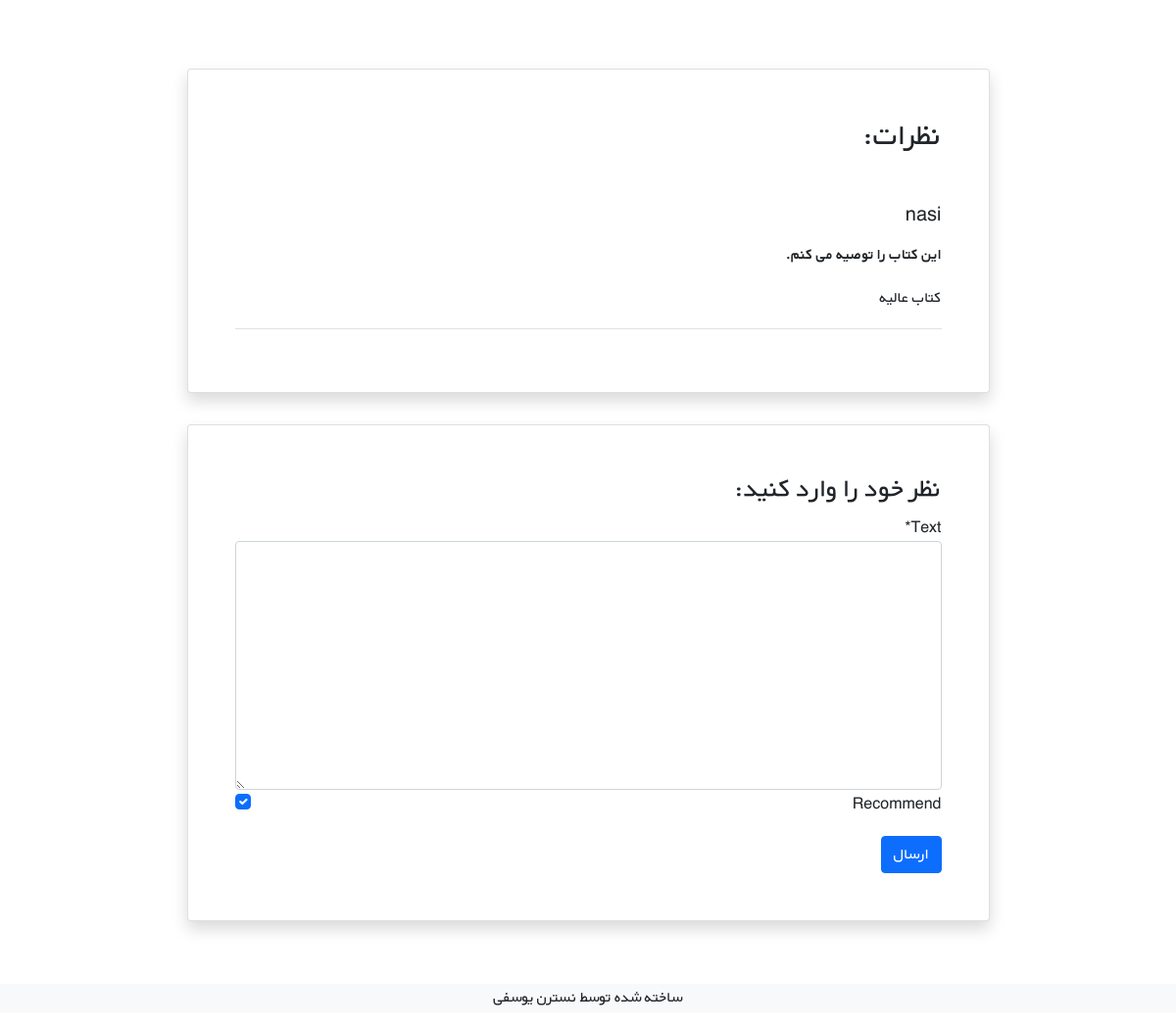
Page /books/2/ (signed in, lower part) on the earlier database version.
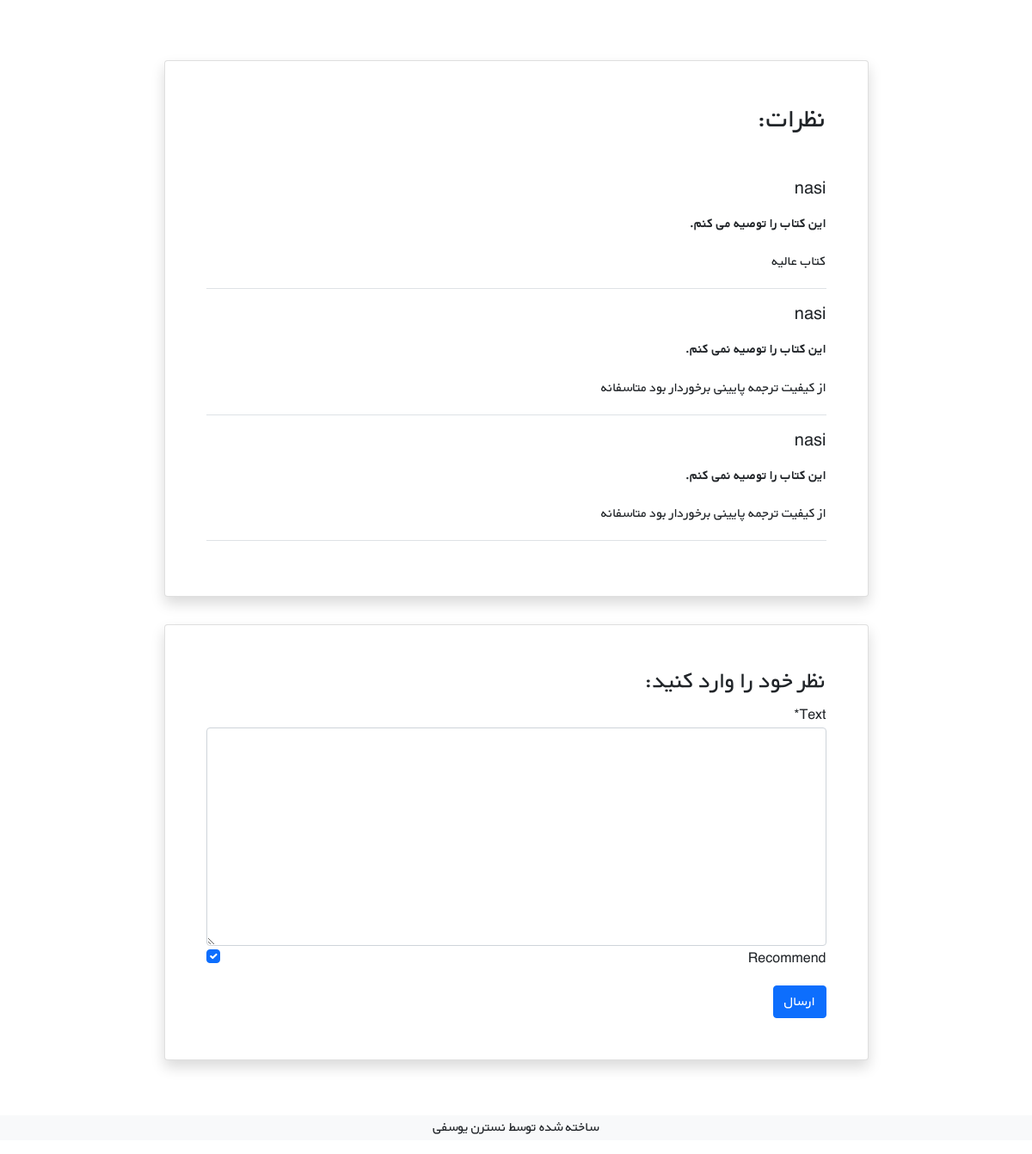
Same page on the later database version.
### books/models.py (models this page shows, shortened)
class Comment(models.Model):
    user = models.ForeignKey(get_user_model(),on_delete=models.CASCADE)
    book = models.ForeignKey(Book, on_delete=models.CASCADE, related_name='comments')
    text = models.TextField()
    datetime_create = models.DateTimeField(auto_now_add=True)
    is_active = models.BooleanField(default=True)
    recommend = models.BooleanField(default=True)

### accounts/models.py (models this page shows)
class CustomUser(AbstractUser):
    age = models.PositiveIntegerField(blank=True, null=True)

### books/views.py (the view, shortened to what this page needs)
# urls.py: path('<int:pk>/', views.book_detail_view, name='book_detail'),
@login_required
def book_detail_view(request, pk):
    book = get_object_or_404(Book, pk=pk)
    book_comments = book.comments.all()
    comment_form = CommentForm()
    context = {
        'book' : book,
        'comments' : book_comments,
        'comment_form' : comment_form,
    }
    return render(request, 'books/book_detail.html', context)

### books/forms.py
class CommentForm(forms.ModelForm):
    class Meta:
        model = Comment
        fields = ('text', 'recommend',)

### books/templates/books/book_detail.html (shortened to what this page needs)
{% extends '_base.html' %}
{% load crispy_forms_tags %}
{% block content %}
<div class="container mt-5" dir="rtl">
    <div class="">
        <div class="">
            <div class="d-flex justify-content-center">
                <div class="my-3 p-5 w-sm-75 w-100">
                </div>
            </div>
            <div class="d-flex justify-content-center">
                <div class="card shadow my-3 p-5 w-sm-75 w-100">
                    <h2 class="mb-5">نظرات:</h2>
                    {% for comment in comments %}
                    {% if comment.is_active %}
                    <div class="border-bottom mb-3">
                        <h5 class="mb-3">{{comment.user.username}}</h5>
                        {% if comment.recommend %}
                            <b>این کتاب را توصیه می کنم.</b>
                        {% else %}
                            <b>این کتاب را توصیه نمی کنم.</b>
                        {% endif %}
                        <p>{{ comment.text|linebreaks }}</p>
                    </div>
                    {% endif %}
                    {% endfor %}
                </div>
            </div>
            <div class="d-flex justify-content-center">
                <div class="card shadow my-3 p-5 w-sm-75 w-100">
                    <h3>نظر خود را وارد کنید:</h3>
                    <form method="POST">
                        {{ comment_form|crispy }}
                        <button type="submit" class="btn btn-primary mt-3">ارسال</button>
                    </form>
                </div>
            </div>
        </div>
    </div>
</div>
{% endblock %}

Differences in the rows shown:
added Comment: user.username "nasi", recommend "این کتاب را توصیه نمی کنم.", text "از کیفیت ترجمه پایینی برخوردار بود متاسفانه"
added Comment: user.username "nasi", recommend "این کتاب را توصیه نمی کنم.", text "از کیفیت ترجمه پایینی برخوردار بود متاسفانه"
